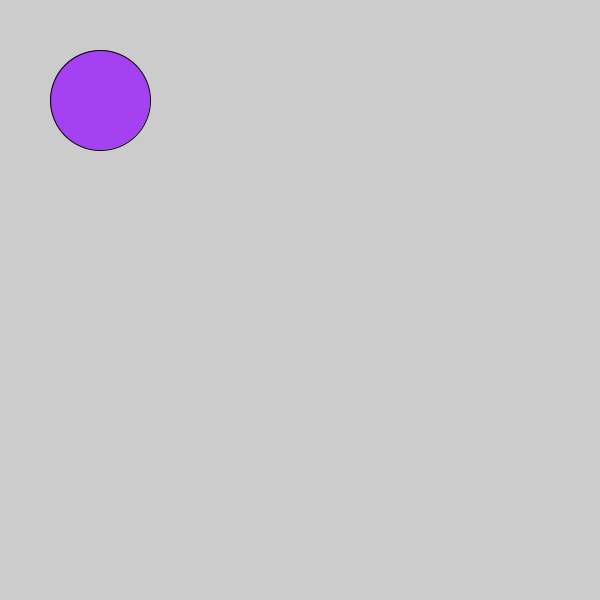
Frame 1 (no input)
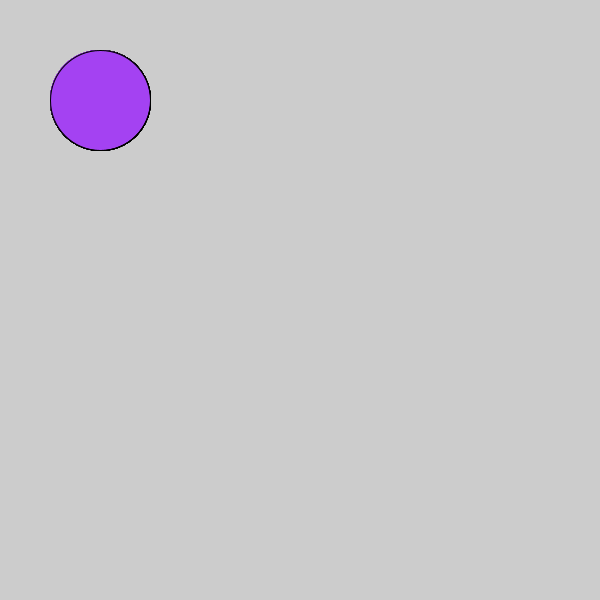
Frame 60 (the mouse pressed at the canvas centre just before this capture)
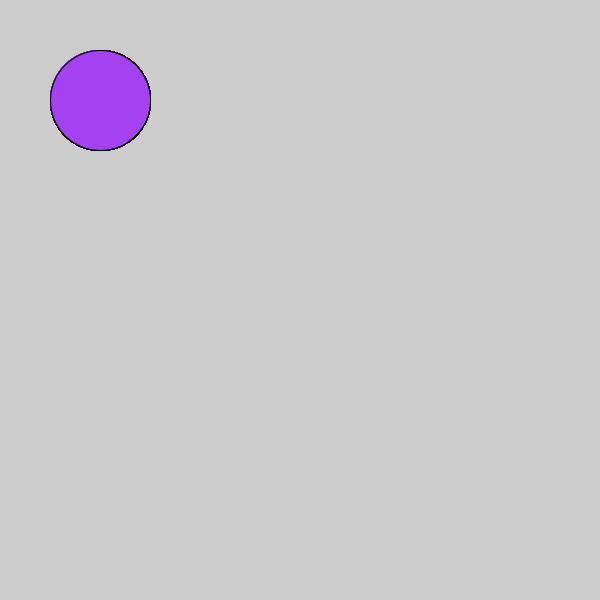
Frame 120 (the mouse held since frame 60 and released just before this capture)

The Processing sketch that drew these frames (run headless with seeded random() and noise(); from frame 60 on, the mouse is pressed at the canvas centre):

// Processing sketch: creating_objects_on_click
// ── creating_objects_on_click.pde
// Creating objects on Click
// Francisco Zamorano
// Creativity and Computation Lab
// Fall 2012

Ball myBall; // we declare the class

void setup() {
  size(600, 600);
  smooth();

  // we create and assign an object
  // we could create it on the setup, in draw or in other function. 
  // in this case we use the setup so it creates one when the program runs
  myBall = new Ball(100, 100, color(random(255), random(255), random(255)));
}

void draw() {
  //we call the display() method of the object to draw
  myBall.display();
}

void mouseClicked() {
  // we create a new object every time we CLICK
  myBall = new Ball(mouseX, mouseY, color(random(255), random(255), random(255)));
}

void mouseDragged() {
  // we create a new object every time we DRAG, different from the above
  myBall = new Ball(mouseX, mouseY, color(255,0,0)); //make color red
}


// ── Ball.pde
class Ball {
  
  //Variables
    float xPos, yPos;
    color ballColor;
  
  //Constructor
  Ball(float x_, float y_, color c_) {
    xPos = x_;
    yPos = y_;
    ballColor = c_;
  }

  //Method:draw
  void display() {
    fill(ballColor);
    ellipse(xPos, yPos, 100,100);
  }
}
